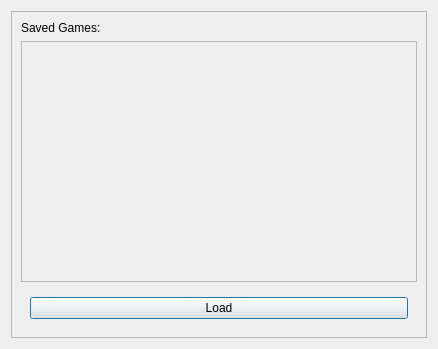
<?xml version="1.0" encoding="UTF-8"?>
<ui version="4.0">
 <class>Load</class>
 <widget class="QDialog" name="Load">
  <property name="geometry">
   <rect>
    <x>0</x>
    <y>0</y>
    <width>438</width>
    <height>349</height>
   </rect>
  </property>
  <property name="windowTitle">
   <string>Load Game...</string>
  </property>
  <layout class="QVBoxLayout" name="verticalLayout">
   <item>
    <widget class="QScrollArea" name="scrollAreaLoadDialog">
     <property name="widgetResizable">
      <bool>true</bool>
     </property>
     <widget class="QWidget" name="scrollAreaWidgetContents">
      <property name="geometry">
       <rect>
        <x>0</x>
        <y>0</y>
        <width>418</width>
        <height>329</height>
       </rect>
      </property>
      <layout class="QVBoxLayout" name="verticalLayout_2">
       <item>
        <widget class="QLabel" name="labelSavedGames">
         <property name="text">
          <string>Saved Games:</string>
         </property>
        </widget>
       </item>
       <item>
        <widget class="QScrollArea" name="scrollAreaSavedGames">
         <property name="widgetResizable">
          <bool>true</bool>
         </property>
         <widget class="QWidget" name="savedGamesArea">
          <property name="geometry">
           <rect>
            <x>0</x>
            <y>0</y>
            <width>398</width>
            <height>241</height>
           </rect>
          </property>
          <layout class="QVBoxLayout" name="verticalLayout_3"/>
         </widget>
        </widget>
       </item>
       <item>
        <widget class="QWidget" name="loadButtonArea" native="true">
         <layout class="QHBoxLayout" name="horizontalLayout_2">
          <item>
           <widget class="QPushButton" name="loadButton">
            <property name="text">
             <string>Load</string>
            </property>
           </widget>
          </item>
         </layout>
        </widget>
       </item>
      </layout>
     </widget>
    </widget>
   </item>
  </layout>
 </widget>
 <resources/>
 <connections/>
</ui>
